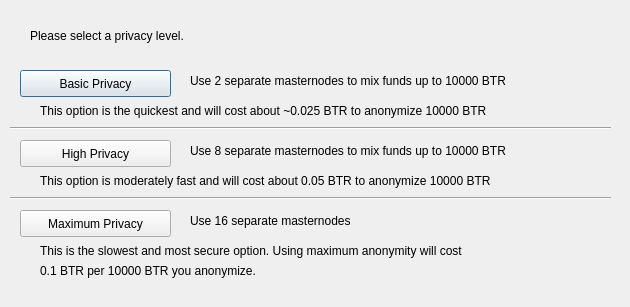
<?xml version="1.0" encoding="UTF-8"?>
<ui version="4.0">
 <class>DarksendConfig</class>
 <widget class="QDialog" name="DarksendConfig">
  <property name="geometry">
   <rect>
    <x>0</x>
    <y>0</y>
    <width>630</width>
    <height>307</height>
   </rect>
  </property>
  <property name="windowTitle">
   <string>Configure PrivateSend</string>
  </property>
  <widget class="QPushButton" name="buttonBasic">
   <property name="geometry">
    <rect>
     <x>20</x>
     <y>70</y>
     <width>151</width>
     <height>27</height>
    </rect>
   </property>
   <property name="text">
    <string>Basic Privacy</string>
   </property>
  </widget>
  <widget class="QPushButton" name="buttonHigh">
   <property name="geometry">
    <rect>
     <x>20</x>
     <y>140</y>
     <width>151</width>
     <height>27</height>
    </rect>
   </property>
   <property name="text">
    <string>High Privacy</string>
   </property>
  </widget>
  <widget class="QPushButton" name="buttonMax">
   <property name="geometry">
    <rect>
     <x>20</x>
     <y>210</y>
     <width>151</width>
     <height>27</height>
    </rect>
   </property>
   <property name="text">
    <string>Maximum Privacy</string>
   </property>
  </widget>
  <widget class="QLabel" name="label">
   <property name="geometry">
    <rect>
     <x>30</x>
     <y>20</y>
     <width>571</width>
     <height>31</height>
    </rect>
   </property>
   <property name="text">
    <string>Please select a privacy level.</string>
   </property>
  </widget>
  <widget class="QLabel" name="label_2">
   <property name="geometry">
    <rect>
     <x>190</x>
     <y>70</y>
     <width>421</width>
     <height>21</height>
    </rect>
   </property>
   <property name="text">
    <string>Use 2 separate masternodes to mix funds up to 10000 BTR</string>
   </property>
  </widget>
  <widget class="QLabel" name="label_3">
   <property name="geometry">
    <rect>
     <x>190</x>
     <y>140</y>
     <width>411</width>
     <height>21</height>
    </rect>
   </property>
   <property name="text">
    <string>Use 8 separate masternodes to mix funds up to 10000 BTR</string>
   </property>
  </widget>
  <widget class="QLabel" name="label_4">
   <property name="geometry">
    <rect>
     <x>190</x>
     <y>210</y>
     <width>421</width>
     <height>21</height>
    </rect>
   </property>
   <property name="text">
    <string>Use 16 separate masternodes</string>
   </property>
  </widget>
  <widget class="QLabel" name="label_6">
   <property name="geometry">
    <rect>
     <x>40</x>
     <y>100</y>
     <width>561</width>
     <height>21</height>
    </rect>
   </property>
   <property name="text">
    <string>This option is the quickest and will cost about ~0.025 BTR to anonymize 10000 BTR</string>
   </property>
  </widget>
  <widget class="QLabel" name="label_7">
   <property name="geometry">
    <rect>
     <x>40</x>
     <y>170</y>
     <width>561</width>
     <height>21</height>
    </rect>
   </property>
   <property name="text">
    <string>This option is moderately fast and will cost about 0.05 BTR to anonymize 10000 BTR</string>
   </property>
  </widget>
  <widget class="QLabel" name="label_8">
   <property name="geometry">
    <rect>
     <x>40</x>
     <y>240</y>
     <width>561</width>
     <height>21</height>
    </rect>
   </property>
   <property name="text">
    <string>This is the slowest and most secure option. Using maximum anonymity will cost</string>
   </property>
  </widget>
  <widget class="QLabel" name="label_9">
   <property name="geometry">
    <rect>
     <x>40</x>
     <y>260</y>
     <width>561</width>
     <height>21</height>
    </rect>
   </property>
   <property name="text">
    <string>0.1 BTR per 10000 BTR you anonymize.</string>
   </property>
  </widget>
  <widget class="Line" name="line">
   <property name="geometry">
    <rect>
     <x>10</x>
     <y>120</y>
     <width>601</width>
     <height>16</height>
    </rect>
   </property>
   <property name="orientation">
    <enum>Qt::Horizontal</enum>
   </property>
  </widget>
  <widget class="Line" name="line_2">
   <property name="geometry">
    <rect>
     <x>10</x>
     <y>190</y>
     <width>601</width>
     <height>16</height>
    </rect>
   </property>
   <property name="orientation">
    <enum>Qt::Horizontal</enum>
   </property>
  </widget>
 </widget>
 <resources/>
 <connections/>
</ui>
